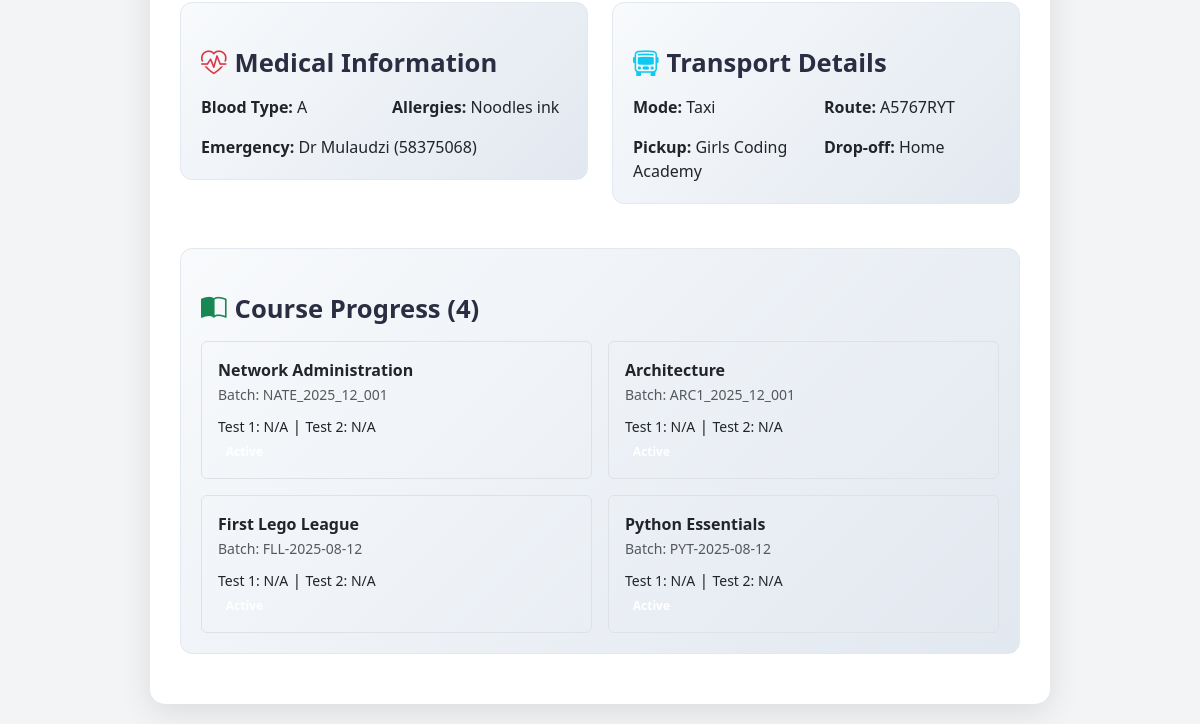
The page /profile.php (signed in, lower part) on the database as committed earlier.
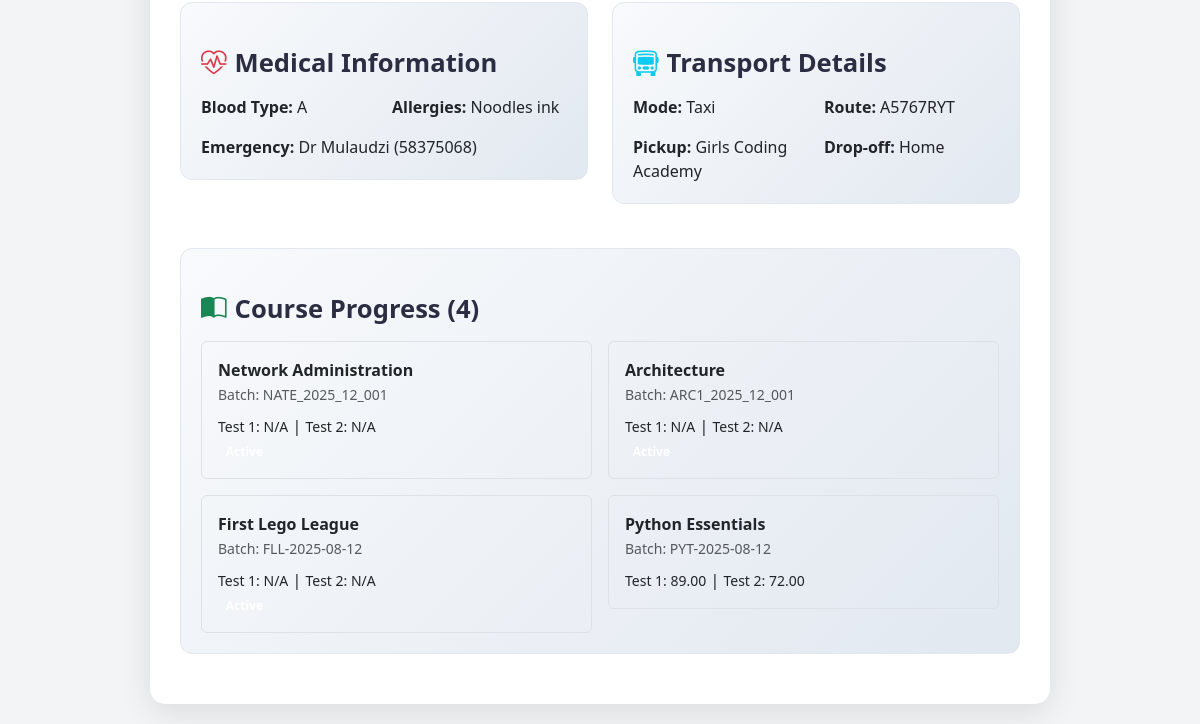
The same page on the database as committed later.
### tables this page shows
CREATE TABLE `students` (
  `student_id` int(11) NOT NULL AUTO_INCREMENT,
  `student_number` varchar(50) DEFAULT NULL,
  `user_id` int(11) NOT NULL,
  `photo` varchar(255) DEFAULT NULL,
  PRIMARY KEY (`student_id`),
  UNIQUE KEY `student_number` (`student_number`),
  KEY `user_id` (`user_id`),
  CONSTRAINT `students_ibfk_1` FOREIGN KEY (`user_id`) REFERENCES `users` (`user_id`) ON DELETE CASCADE
);

CREATE TABLE `student_medical_info` (
  `medical_id` int(11) NOT NULL AUTO_INCREMENT,
  `student_id` int(11) NOT NULL,
  `blood_type` varchar(5) DEFAULT NULL,
  `allergies` varchar(255) DEFAULT NULL,
  `chronic_conditions` varchar(255) DEFAULT NULL,
  `medications` varchar(255) DEFAULT NULL,
  `emergency_contact_name` varchar(100) DEFAULT NULL,
  `emergency_contact_phone` varchar(20) DEFAULT NULL,
  `created_at` timestamp NOT NULL DEFAULT current_timestamp(),
  `updated_at` timestamp NOT NULL DEFAULT current_timestamp() ON UPDATE current_timestamp(),
  PRIMARY KEY (`medical_id`),
  KEY `student_id` (`student_id`),
  CONSTRAINT `student_medical_info_ibfk_1` FOREIGN KEY (`student_id`) REFERENCES `students` (`student_id`) ON DELETE CASCADE
);

CREATE TABLE `student_transport_info` (
  `transport_id` int(11) NOT NULL AUTO_INCREMENT,
  `student_id` int(11) NOT NULL,
  `transport_mode` varchar(50) DEFAULT NULL,
  `route_number` varchar(50) DEFAULT NULL,
  `pick_up_point` varchar(100) DEFAULT NULL,
  `drop_off_point` varchar(100) DEFAULT NULL,
  `guardian_contact` varchar(50) DEFAULT NULL,
  `transport_image` varchar(255) DEFAULT NULL,
  `created_at` timestamp NOT NULL DEFAULT current_timestamp(),
  `updated_at` timestamp NOT NULL DEFAULT current_timestamp() ON UPDATE current_timestamp(),
  PRIMARY KEY (`transport_id`),
  KEY `student_id` (`student_id`),
  CONSTRAINT `student_transport_info_ibfk_1` FOREIGN KEY (`student_id`) REFERENCES `students` (`student_id`) ON DELETE CASCADE
);

CREATE TABLE `course_enrollments` (
  `enrollment_id` int(11) NOT NULL AUTO_INCREMENT,
  `enrollment_number` varchar(50) NOT NULL,
  `student_id` int(11) NOT NULL,
  `batch_id` int(11) NOT NULL,
  `enrolled_at` timestamp NOT NULL DEFAULT current_timestamp(),
  `status` enum('active','completed','dropped') DEFAULT 'active',
  PRIMARY KEY (`enrollment_id`),
  UNIQUE KEY `enrollment_number` (`enrollment_number`),
  KEY `student_id` (`student_id`),
  KEY `fk_batch_id` (`batch_id`),
  CONSTRAINT `course_enrollments_ibfk_1` FOREIGN KEY (`student_id`) REFERENCES `students` (`student_id`) ON DELETE CASCADE,
  CONSTRAINT `fk_batch_id` FOREIGN KEY (`batch_id`) REFERENCES `batches` (`batch_id`)
);

CREATE TABLE `courses` (
  `course_id` int(11) NOT NULL AUTO_INCREMENT,
  `title` varchar(255) NOT NULL,
  `courseName` varchar(255) NOT NULL,
  `description` text DEFAULT NULL,
  `category` varchar(100) DEFAULT NULL,
  `level` varchar(50) DEFAULT NULL,
  `start_date` date DEFAULT NULL,
  `end_date` date DEFAULT NULL,
  `price` decimal(10,2) DEFAULT NULL,
  `status` enum('active','inactive','deleted') DEFAULT 'active',
  `image_path` varchar(255) DEFAULT 'uploads/courses/course1.jpg',
  `deleted_at` datetime DEFAULT NULL,
  PRIMARY KEY (`course_id`)
);

CREATE TABLE `batches` (
  `batch_id` int(11) NOT NULL AUTO_INCREMENT,
  `batch_code` varchar(50) NOT NULL,
  `course_id` int(11) NOT NULL,
  `start_date` date DEFAULT NULL,
  `end_date` date DEFAULT NULL,
  `status` enum('active','completed','inactive') DEFAULT 'active',
  `deleted_at` datetime DEFAULT NULL,
  PRIMARY KEY (`batch_id`),
  UNIQUE KEY `batch_code` (`batch_code`),
  KEY `course_id` (`course_id`),
  CONSTRAINT `batches_ibfk_1` FOREIGN KEY (`course_id`) REFERENCES `courses` (`course_id`)
);

CREATE TABLE `internal_grades` (
  `grade_id` int(11) NOT NULL AUTO_INCREMENT,
  `student_id` int(11) NOT NULL,
  `batch_id` int(11) NOT NULL,
  `test_1` decimal(5,2) DEFAULT NULL CHECK (`test_1` between 0 and 100),
  `test_2` decimal(5,2) DEFAULT NULL CHECK (`test_2` between 0 and 100),
  `test_3` decimal(5,2) DEFAULT NULL CHECK (`test_3` between 0 and 100),
  `test_4` decimal(5,2) DEFAULT NULL CHECK (`test_4` between 0 and 100),
  `test_5` decimal(5,2) DEFAULT NULL CHECK (`test_5` between 0 and 100),
  `test_6` decimal(5,2) DEFAULT NULL CHECK (`test_6` between 0 and 100),
  `test_7` decimal(5,2) DEFAULT NULL CHECK (`test_7` between 0 and 100),
  `end_examination` decimal(5,2) DEFAULT NULL CHECK (`end_examination` between 0 and 100),
  `created_at` timestamp NOT NULL DEFAULT current_timestamp(),
  PRIMARY KEY (`grade_id`),
  KEY `student_id` (`student_id`),
  KEY `batch_id` (`batch_id`),
  CONSTRAINT `internal_grades_ibfk_1` FOREIGN KEY (`student_id`) REFERENCES `students` (`student_id`) ON DELETE CASCADE,
  CONSTRAINT `internal_grades_ibfk_2` FOREIGN KEY (`batch_id`) REFERENCES `batches` (`batch_id`) ON DELETE CASCADE
);

### profile.php (the view, shortened to what this page needs)
<?php
require_once 'db.php';
$user_id = $_SESSION['user_id'];
$role = $_SESSION['role'];
$extra_info = [];
$student_id = $teacher_id = $parent_id = null;
try {
    if ($role == 'student') {
        $stmt = $pdo->prepare("SELECT s.student_id, s.photo, sm.blood_type, sm.allergies, sm.emergency_contact_name, sm.emergency_contact_phone,
                              st.transport_mode, st.route_number, st.pick_up_point, st.drop_off_point, st.guardian_contact
                              FROM students s
                              LEFT JOIN student_medical_info sm ON s.student_id = sm.student_id
                              LEFT JOIN student_transport_info st ON s.student_id = st.student_id
                              WHERE s.user_id = ?");
        $stmt->execute([$user_id]);
        $extra_info = $stmt->fetch();
        $student_id = $extra_info['student_id'] ?? null;
    } elseif ($role == 'teacher') {
        $stmt = $pdo->prepare("SELECT t.teacher_id, t.subject_speciality, t.photo FROM teachers t WHERE t.user_id = ?");
        $stmt->execute([$user_id]);
        $extra_info = $stmt->fetch();
        $teacher_id = $extra_info['teacher_id'] ?? null;
    } elseif ($role == 'parent') {
        $stmt = $pdo->prepare("SELECT p.parent_id, p.photo FROM parents p WHERE p.user_id = ?");
        $stmt->execute([$user_id]);
        $extra_info = $stmt->fetch();
        $parent_id = $extra_info['parent_id'] ?? null;
    }
} catch (PDOException $e) {
    $error = "Error fetching role-specific data: " . $e->getMessage();
}
$courses = $batches = $linked_students = [];
if ($role == 'student' && $student_id) {
    $stmt = $pdo->prepare("SELECT c.courseName, b.batch_code, ig.test_1, ig.test_2, ce.status
                          FROM course_enrollments ce
                          JOIN batches b ON ce.batch_id = b.batch_id
                          JOIN courses c ON b.course_id = c.course_id
                          LEFT JOIN internal_grades ig ON ce.student_id = ig.student_id AND ce.batch_id = ig.batch_id
                          WHERE ce.student_id = ?");
    $stmt->execute([$student_id]);
    $courses = $stmt->fetchAll();
}
?>
<!DOCTYPE html>
<html lang="en">
<head>
    <link href="https://cdn.jsdelivr.net/npm/bootstrap@5.3.0/dist/css/bootstrap.min.css" rel="stylesheet">
    <link href="https://cdn.jsdelivr.net/npm/bootstrap-icons/font/bootstrap-icons.css" rel="stylesheet">
</head>
<body>
    <div class="container profile-container">
        <?php if ($role == 'student'): ?>
            <div class="row">
                <div class="col-lg-6">
                    <div class="info-card">
                        <h4 class="section-title mb-3"><i class="bi bi-heart-pulse text-danger me-2"></i>Medical Information</h4>
                        <div class="row g-3">
                            <div class="col-6"><strong>Blood Type:</strong> <?= htmlspecialchars($extra_info['blood_type'] ?? 'N/A') ?></div>
                            <div class="col-6"><strong>Allergies:</strong> <?= htmlspecialchars($extra_info['allergies'] ?? 'None') ?></div>
                            <div class="col-12"><strong>Emergency:</strong> <?= htmlspecialchars($extra_info['emergency_contact_name'] ?? 'N/A') ?> (<?= htmlspecialchars($extra_info['emergency_contact_phone'] ?? 'N/A') ?>)</div>
                        </div>
                    </div>
                </div>
                <div class="col-lg-6">
                    <div class="info-card">
                        <h4 class="section-title mb-3"><i class="bi bi-bus-front text-info me-2"></i>Transport Details</h4>
                        <div class="row g-3">
                            <div class="col-6"><strong>Mode:</strong> <?= htmlspecialchars($extra_info['transport_mode'] ?? 'N/A') ?></div>
                            <div class="col-6"><strong>Route:</strong> <?= htmlspecialchars($extra_info['route_number'] ?? 'N/A') ?></div>
                            <div class="col-6"><strong>Pickup:</strong> <?= htmlspecialchars($extra_info['pick_up_point'] ?? 'N/A') ?></div>
                            <div class="col-6"><strong>Drop-off:</strong> <?= htmlspecialchars($extra_info['drop_off_point'] ?? 'N/A') ?></div>
                        </div>
                    </div>
                </div>
            </div>
            <?php if (!empty($courses)): ?>
            <div class="info-card mt-4">
                <h4 class="section-title mb-3"><i class="bi bi-book-half text-success me-2"></i>Course Progress (<?= count($courses) ?>)</h4>
                <div class="row g-3">
                    <?php foreach ($courses as $course): ?>
                    <div class="col-md-6">
                        <div class="p-3 border rounded">
                            <div class="fw-bold"><?= htmlspecialchars($course['courseName']) ?></div>
                            <small class="text-muted">Batch: <?= htmlspecialchars($course['batch_code']) ?></small>
                            <div class="mt-2">
                                <small>Test 1: <?= htmlspecialchars($course['test_1'] ?? 'N/A') ?></small> |
                                <small>Test 2: <?= htmlspecialchars($course['test_2'] ?? 'N/A') ?></small>
                            </div>
                            <span class="badge bg-<?= strtolower($course['status'] ?? 'secondary') ?>"><?= ucfirst($course['status'] ?? 'Unknown') ?></span>
                        </div>
                    </div>
                    <?php endforeach; ?>
                </div>
            </div>
            <?php endif; ?>
        <?php endif; ?>
    </div>
</body>
</html>

### profile.php (style rules this page uses)
body { background-color: #F3F4F6; font-family: 'Segoe UI', Tahoma, Geneva, Verdana, sans-serif; }
.profile-container { max-width: 900px; margin: 80px auto 20px; padding: 30px; background: #FFF; border-radius: 15px; box-shadow: 0 8px 32px rgba(0,0,0,0.1); }
.section-title { color: #2B2D42; font-size: 1.6rem; font-weight: 700; margin: 25px 0 15px; }
.info-card { background: linear-gradient(135deg, #F8FAFC 0%, #E2E8F0 100%); border: 1px solid #E2E8F0; border-radius: 12px; padding: 20px; margin-bottom: 20px; }

### top_navigation.php (style rules this page uses)
body { padding-top: 64px; }

Rows that differ between the two databases and show on the page:
changed course_enrollments "Python Essentials": internal_grades.test_1 "N/A" → "89.00"; internal_grades.test_2 "N/A" → "72.00"; status "active" → empty (drawn)
